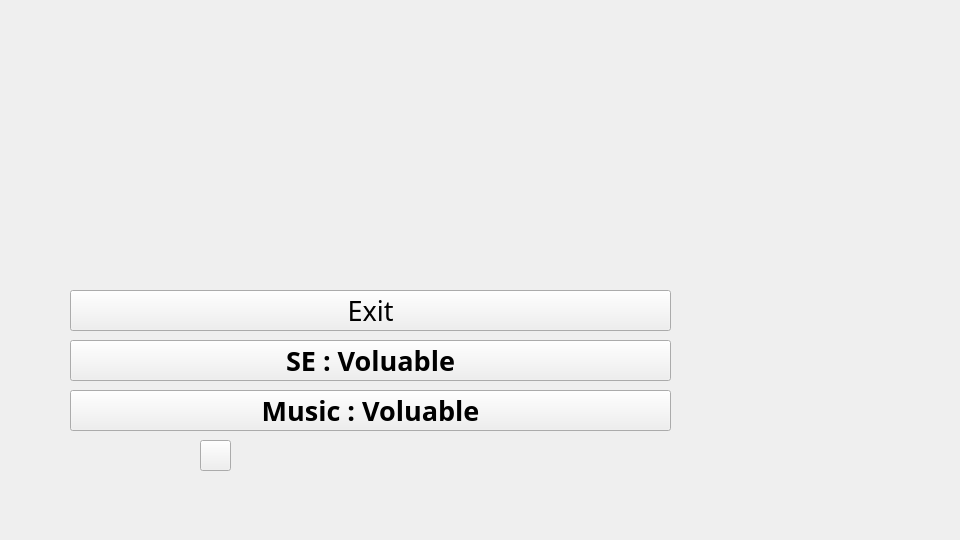
<?xml version="1.0" encoding="UTF-8"?>
<ui version="4.0">
 <class>PauseMenu</class>
 <widget class="QWidget" name="PauseMenu">
  <property name="geometry">
   <rect>
    <x>0</x>
    <y>0</y>
    <width>960</width>
    <height>540</height>
   </rect>
  </property>
  <property name="windowTitle">
   <string>Form</string>
  </property>
  <widget class="QPushButton" name="exitButton">
   <property name="geometry">
    <rect>
     <x>70</x>
     <y>290</y>
     <width>601</width>
     <height>41</height>
    </rect>
   </property>
   <property name="font">
    <font>
     <family>Segoe Fluent Icons</family>
     <pointsize>20</pointsize>
    </font>
   </property>
   <property name="cursor">
    <cursorShape>PointingHandCursor</cursorShape>
   </property>
   <property name="text">
    <string>Exit</string>
   </property>
  </widget>
  <widget class="QPushButton" name="resumeButton">
   <property name="geometry">
    <rect>
     <x>200</x>
     <y>440</y>
     <width>31</width>
     <height>31</height>
    </rect>
   </property>
   <property name="text">
    <string/>
   </property>
   <property name="icon">
    <iconset resource="pics.qrc">
     <normaloff>:/icons/cat_cool.png</normaloff>:/icons/cat_cool.png</iconset>
   </property>
   <property name="iconSize">
    <size>
     <width>32</width>
     <height>32</height>
    </size>
   </property>
  </widget>
  <widget class="QPushButton" name="seMuteButton">
   <property name="geometry">
    <rect>
     <x>70</x>
     <y>340</y>
     <width>601</width>
     <height>41</height>
    </rect>
   </property>
   <property name="font">
    <font>
     <family>Segoe UI Variable Display Semib</family>
     <pointsize>20</pointsize>
     <bold>true</bold>
    </font>
   </property>
   <property name="autoFillBackground">
    <bool>false</bool>
   </property>
   <property name="text">
    <string>SE : Voluable</string>
   </property>
  </widget>
  <widget class="QPushButton" name="musicMuteButton">
   <property name="geometry">
    <rect>
     <x>70</x>
     <y>390</y>
     <width>601</width>
     <height>41</height>
    </rect>
   </property>
   <property name="font">
    <font>
     <family>Segoe UI Variable Small Semibol</family>
     <pointsize>20</pointsize>
     <bold>true</bold>
    </font>
   </property>
   <property name="text">
    <string>Music : Voluable</string>
   </property>
  </widget>
 </widget>
 <resources>
  <include location="pics.qrc"/>
 </resources>
 <connections/>
</ui>
